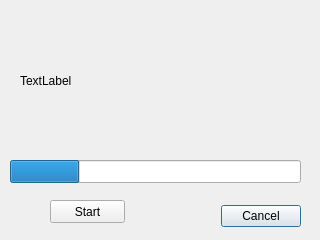
<?xml version="1.0" encoding="UTF-8"?>
<ui version="4.0">
 <class>PCLoop</class>
 <widget class="QDialog" name="PCLoop">
  <property name="geometry">
   <rect>
    <x>0</x>
    <y>0</y>
    <width>320</width>
    <height>240</height>
   </rect>
  </property>
  <property name="windowTitle">
   <string>Dialog</string>
  </property>
  <widget class="QDialogButtonBox" name="buttonBox">
   <property name="geometry">
    <rect>
     <x>220</x>
     <y>200</y>
     <width>81</width>
     <height>32</height>
    </rect>
   </property>
   <property name="orientation">
    <enum>Qt::Horizontal</enum>
   </property>
   <property name="standardButtons">
    <set>QDialogButtonBox::Cancel</set>
   </property>
   <property name="centerButtons">
    <bool>false</bool>
   </property>
  </widget>
  <widget class="QProgressBar" name="progressBar">
   <property name="geometry">
    <rect>
     <x>10</x>
     <y>160</y>
     <width>291</width>
     <height>23</height>
    </rect>
   </property>
   <property name="value">
    <number>24</number>
   </property>
   <property name="textVisible">
    <bool>false</bool>
   </property>
  </widget>
  <widget class="QLabel" name="label">
   <property name="geometry">
    <rect>
     <x>20</x>
     <y>30</y>
     <width>281</width>
     <height>101</height>
    </rect>
   </property>
   <property name="text">
    <string>TextLabel</string>
   </property>
  </widget>
  <widget class="QPushButton" name="pushButton">
   <property name="geometry">
    <rect>
     <x>50</x>
     <y>200</y>
     <width>75</width>
     <height>23</height>
    </rect>
   </property>
   <property name="text">
    <string>Start</string>
   </property>
  </widget>
 </widget>
 <resources/>
 <connections>
  <connection>
   <sender>buttonBox</sender>
   <signal>accepted()</signal>
   <receiver>PCLoop</receiver>
   <slot>accept()</slot>
   <hints>
    <hint type="sourcelabel">
     <x>248</x>
     <y>254</y>
    </hint>
    <hint type="destinationlabel">
     <x>157</x>
     <y>274</y>
    </hint>
   </hints>
  </connection>
  <connection>
   <sender>buttonBox</sender>
   <signal>rejected()</signal>
   <receiver>PCLoop</receiver>
   <slot>reject()</slot>
   <hints>
    <hint type="sourcelabel">
     <x>316</x>
     <y>260</y>
    </hint>
    <hint type="destinationlabel">
     <x>286</x>
     <y>274</y>
    </hint>
   </hints>
  </connection>
 </connections>
</ui>
